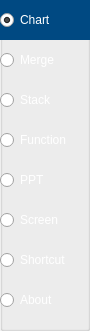
   <widget class="QGroupBox" name="groupBox">
    <property name="geometry">
     <rect>
      <x>10</x>
      <y>50</y>
      <width>90</width>
      <height>331</height>
     </rect>
    </property>
    <property name="styleSheet">
     <string notr="true">QRadioButton{}

/*라디오버튼 아이콘*/
QRadioButton::indicator:checked{image: url(None);}
QRadioButton::indicator:unchecked{image: url(None);}

QRadioButton:unchecked{color: white;} /*라디오버튼 텍스트 컬러*/
QRadioButton:hover{background-color: rgb(0, 88, 155);}
QRadioButton:checked{background-color: rgb(0, 73, 130);color: white;}
</string>
    </property>
    <property name="title">
     <string/>
    </property>
    <property name="flat">
     <bool>false</bool>
    </property>
    <widget class="QRadioButton" name="radio_0">
     <property name="geometry">
      <rect>
       <x>0</x>
       <y>0</y>
       <width>90</width>
       <height>40</height>
      </rect>
     </property>
     <property name="focusPolicy">
      <enum>Qt::NoFocus</enum>
     </property>
     <property name="styleSheet">
      <string notr="true"/>
     </property>
     <property name="text">
      <string>Chart</string>
     </property>
     <property name="checked">
      <bool>true</bool>
     </property>
    </widget>
    <widget class="QRadioButton" name="radio_1">
     <property name="geometry">
      <rect>
       <x>0</x>
       <y>40</y>
       <width>90</width>
       <height>40</height>
      </rect>
     </property>
     <property name="focusPolicy">
      <enum>Qt::NoFocus</enum>
     </property>
     <property name="styleSheet">
      <string notr="true"/>
     </property>
     <property name="text">
      <string>Merge</string>
     </property>
     <property name="checked">
      <bool>false</bool>
     </property>
    </widget>
    <widget class="QRadioButton" name="radio_2">
     <property name="geometry">
      <rect>
       <x>0</x>
       <y>80</y>
       <width>90</width>
       <height>40</height>
      </rect>
     </property>
     <property name="focusPolicy">
      <enum>Qt::NoFocus</enum>
     </property>
     <property name="styleSheet">
      <string notr="true"/>
     </property>
     <property name="text">
      <string>Stack</string>
     </property>
     <property name="checked">
      <bool>false</bool>
     </property>
    </widget>
    <widget class="QRadioButton" name="radio_3">
     <property name="geometry">
      <rect>
       <x>0</x>
       <y>120</y>
       <width>90</width>
       <height>40</height>
      </rect>
     </property>
     <property name="focusPolicy">
      <enum>Qt::NoFocus</enum>
     </property>
     <property name="styleSheet">
      <string notr="true"/>
     </property>
     <property name="text">
      <string>Function</string>
     </property>
     <property name="checked">
      <bool>false</bool>
     </property>
    </widget>
    <widget class="QRadioButton" name="radio_4">
     <property name="geometry">
      <rect>
       <x>0</x>
       <y>160</y>
       <width>90</width>
       <height>40</height>
      </rect>
     </property>
     <property name="focusPolicy">
      <enum>Qt::NoFocus</enum>
     </property>
     <property name="styleSheet">
      <string notr="true"/>
     </property>
     <property name="text">
      <string>PPT</string>
     </property>
     <property name="checked">
      <bool>false</bool>
     </property>
    </widget>
    <widget class="QRadioButton" name="radio_5">
     <property name="geometry">
      <rect>
       <x>0</x>
       <y>200</y>
       <width>90</width>
       <height>40</height>
      </rect>
     </property>
     <property name="focusPolicy">
      <enum>Qt::NoFocus</enum>
     </property>
     <property name="styleSheet">
      <string notr="true"/>
     </property>
     <property name="text">
      <string>Screen</string>
     </property>
     <property name="checked">
      <bool>false</bool>
     </property>
    </widget>
    <widget class="QRadioButton" name="radio_7">
     <property name="geometry">
      <rect>
       <x>0</x>
       <y>280</y>
       <width>90</width>
       <height>40</height>
      </rect>
     </property>
     <property name="focusPolicy">
      <enum>Qt::NoFocus</enum>
     </property>
     <property name="styleSheet">
      <string notr="true"/>
     </property>
     <property name="text">
      <string>About</string>
     </property>
     <property name="checked">
      <bool>false</bool>
     </property>
    </widget>
    <widget class="QRadioButton" name="radio_6">
     <property name="geometry">
      <rect>
       <x>0</x>
       <y>240</y>
       <width>90</width>
       <height>40</height>
      </rect>
     </property>
     <property name="focusPolicy">
      <enum>Qt::NoFocus</enum>
     </property>
     <property name="styleSheet">
      <string notr="true"/>
     </property>
     <property name="text">
      <string>Shortcut</string>
     </property>
     <property name="checked">
      <bool>false</bool>
     </property>
    </widget>
   </widget>
